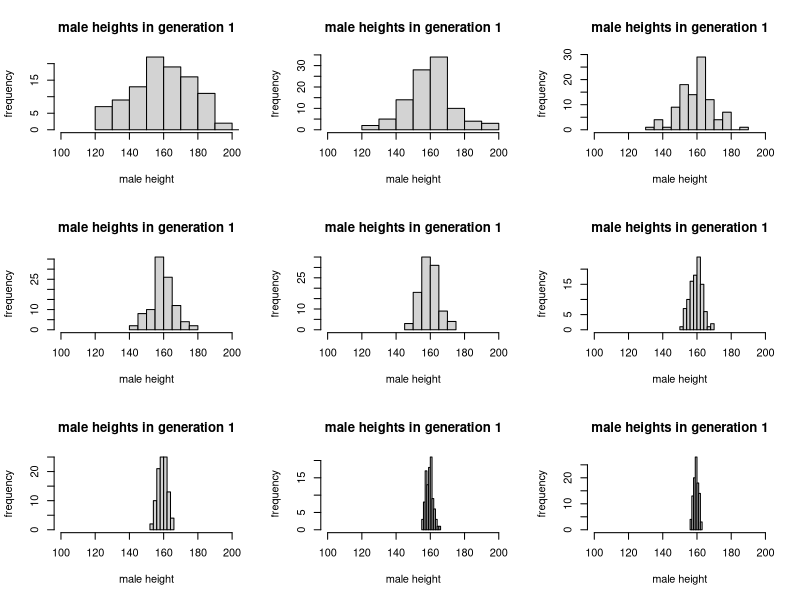
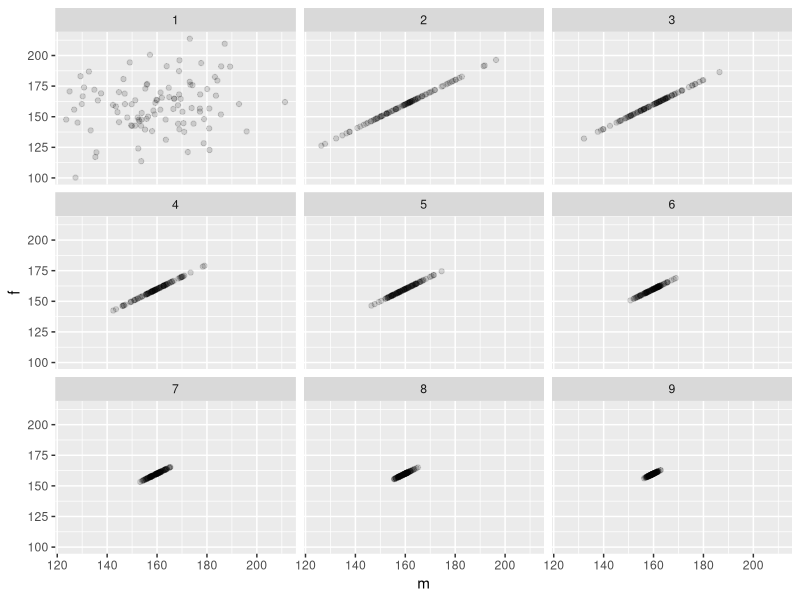
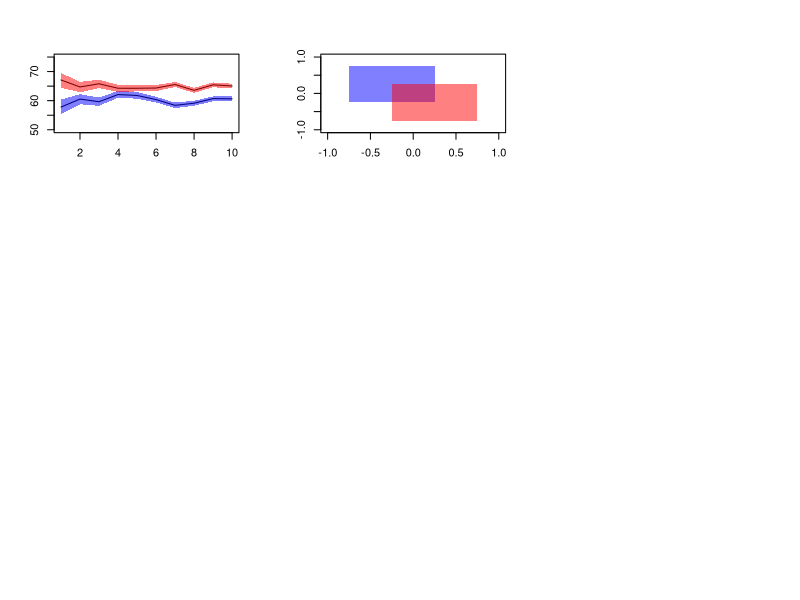
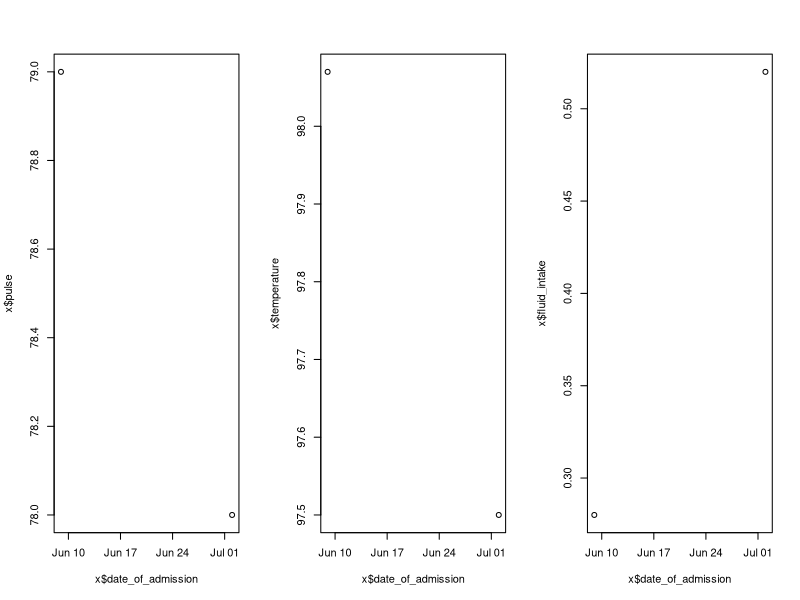

The R script that drew these images, in order:
## ---- chunk 1
pop <- data.frame(m = rnorm(100, 160, 20), f = rnorm(100, 160, 20))
## ---- chunk 2
next_gen <- function(pop) {
    pop$m <- sample(pop$m)
    pop$m <- rowMeans(pop)
    pop$f <- pop$m
    pop
}
## ---- chunk 3
par(mfrow=c(3,3))
gen_1 <- data.frame(m = rnorm(100, 160, 20), f = rnorm(100, 160, 20))
hist(gen_1$m,main=paste("male heights in generation 1"),xlim=c(100,200),xlab="male height",ylab="frequency")
gen_2 <- next_gen(gen_1)
hist(gen_2$m,main=paste("male heights in generation 1"),xlim=c(100,200),xlab="male height",ylab="frequency")
gen_3 <- next_gen(gen_2)
hist(gen_3$m,main=paste("male heights in generation 1"),xlim=c(100,200),xlab="male height",ylab="frequency")
gen_4 <- next_gen(gen_3)
hist(gen_4$m,main=paste("male heights in generation 1"),xlim=c(100,200),xlab="male height",ylab="frequency")
gen_5 <- next_gen(gen_4)
hist(gen_5$m,main=paste("male heights in generation 1"),xlim=c(100,200),xlab="male height",ylab="frequency")
gen_6 <- next_gen(gen_5)
hist(gen_6$m,main=paste("male heights in generation 1"),xlim=c(100,200),xlab="male height",ylab="frequency")
gen_7 <- next_gen(gen_6)
hist(gen_7$m,main=paste("male heights in generation 1"),xlim=c(100,200),xlab="male height",ylab="frequency")
gen_8 <- next_gen(gen_7)
hist(gen_8$m,main=paste("male heights in generation 1"),xlim=c(100,200),xlab="male height",ylab="frequency")
gen_9 <- next_gen(gen_8)
hist(gen_9$m,main=paste("male heights in generation 1"),xlim=c(100,200),xlab="male height",ylab="frequency")
## ---- chunk 4
library(ggplot2)
gen <- rbind(gen_1,gen_2,gen_3,gen_4,gen_5,gen_6,gen_7,gen_8,gen_9)
gennb <- c(rep(1:9,each=100))
gen <- cbind(gen,gennb)
ggplot(gen) + geom_point(mapping=aes(m,f),alpha=1/7) + facet_wrap(~gennb) 
## ---- chunk 5
df<-data.frame(numeric(0),numeric(0),numeric(0),numeric(0),numeric(0),numeric(0),numeric(0))
for(n in seq(250,2500,by=250)) {
  trt<-rbinom(n,1,.5) 
  out<-rnorm(n,60,20)+5*trt
  dat<-data.frame(trt,out)
  m<-1000
  bootstrap<-data.frame(numeric(m),numeric(m))
  for (j in 1:m) {
    bootstrap[j,1]<-mean(sample(dat$out[trt==0],n,replace=T))
    bootstrap[j,2]<-mean(sample(dat$out[trt==1],n,replace=T))
  }
  q0<-quantile(bootstrap[,1],probs=c(.025,.5,.975))
  q1<-quantile(bootstrap[,2],probs=c(.025,.5,.975))
  qt<-c(n,q0,q1)
  df<-rbind(df,qt)
}
colnames(df)<-c('n','2.5% ctrl','50% ctrl','97.5% ctrl','2.5% trt','50% trt','97.5% trt')
## ---- chunk 6
makeTransparent = function(..., alpha=0.5) {
  if(alpha<0 | alpha>1) stop("alpha must be between 0 and 1")
  alpha = floor(255*alpha)  
  newColor = col2rgb(col=unlist(list(...)), alpha=FALSE)
  .makeTransparent = function(col, alpha) {
    rgb(red=col[1], green=col[2], blue=col[3], alpha=alpha, maxColorValue=255)
  }
  newColor = apply(newColor, 2, .makeTransparent, alpha=alpha)
  return(newColor)
}

par(new=FALSE)
plot(NULL,
  xlim=c(1, 10),
  ylim=c(50, 75),
  xlab="",
  ylab=""
)
lines(df[,'n']/250,df[,'50% ctrl'])
lines(df[,'n']/250,df[,'50% trt'])
polygon(x=c(rev(df[,'n']/250),df[,'n']/250),
        y=c(rev(df[,'97.5% ctrl']),df[,'2.5% ctrl']), border=NA, col=makeTransparent('blue',alpha=0.5))
polygon(x=c(rev(df[,'n']/250),df[,'n']/250),
        y=c(rev(df[,'97.5% trt']),df[,'2.5% trt']), border=NA, col=makeTransparent('red',alpha=0.5))
## ---- chunk 7
makeTransparent = function(..., alpha=0.5) {
  if(alpha<0 | alpha>1) stop("alpha must be between 0 and 1")
  alpha = floor(255*alpha)  
  newColor = col2rgb(col=unlist(list(...)), alpha=FALSE)
  .makeTransparent = function(col, alpha) {
    rgb(red=col[1], green=col[2], blue=col[3], alpha=alpha, maxColorValue=255)
  }
  newColor = apply(newColor, 2, .makeTransparent, alpha=alpha)
  return(newColor)
}

par(new=FALSE)
plot(NULL,
  xlim=c(-1, 1),
  ylim=c(-1, 1),
  xlab="",
  ylab=""
)

polygon(x=c(seq(-0.75, 0.25, length.out=100), seq(0.25, -0.75, length.out=100)),
        y=c(rep(-0.25, 100), rep(0.75, 100)), border=NA, col=makeTransparent('blue',alpha=0.5))
polygon(x=c(seq(-0.25, 0.75, length.out=100), seq(0.75, -0.25, length.out=100)),
        y=c(rep(-0.75, 100), rep(0.25, 100)), border=NA, col=makeTransparent('red',alpha=0.5))
## ---- chunk 8
makePatient <- function() {
  vowel <- grep("[aeiou]", letters)
  cons <- grep("[^aeiou]", letters)
  name <- paste(sample(LETTERS[cons], 1), sample(letters[vowel], 1), sample(letters[cons], 1), sep='')
  gender <- factor(sample(0:1, 1), levels=0:1, labels=c('female','male'))
  dob <- as.Date(sample(7500, 1), origin="1970-01-01")
  n <- sample(6, 1)
  doa <- as.Date(sample(1500, n), origin="2010-01-01")
  pulse <- round(rnorm(n, 80, 10))
  temp <- round(rnorm(n, 98.4, 0.3), 2)
  fluid <- round(runif(n), 2)
  list(name, gender, dob, doa, pulse, temp, fluid)
}
## ---- chunk 9
set.seed(8)
c<-makePatient()
names(c)<-list('name', 'gender', 'date_of_birth', 'date_of_admission', 'pulse', 'temperature', 'fluid_intake')
class(c)<-'medicalRecord'
print(c)   
attributes(c) 
## ---- chunk 10
mean.medicalRecord<-function(x) {
  mean.pulse<-mean(x$pulse)
  mean.temperature<-mean(x$temperature)
  mean.fluids<-mean(x$fluid_intake)
  return(c(mean.pulse,mean.temperature,mean.fluids))
}
mean.medicalRecord(c)

print.medicalRecord<-function(x) {
  cat(sprintf("name: %s\ngender: %s\ndate of birth: %s", 
              x$name, x$gender, x$date_of_birth), "\n")
  date<-as.data.frame(x[4:7])
  date.order<-date[order(date[,1]),]
  return(date.order)
}
print.medicalRecord(c)

plot.medicalRecord<-function(x) {
  par(mfrow=c(1,3))
  plot(x$date_of_admission,x$pulse)
  plot(x$date_of_admission,x$temperature)
  plot(x$date_of_admission,x$fluid_intake)
}
plot.medicalRecord(c)
## ---- chunk 11
set.seed(8)
mean.medicalRecord<-function(x) {
  mean.pulse<-mean(x$pulse)
  mean.temperature<-mean(x$temperature)
  mean.fluids<-mean(x$fluid_intake)
  return(c(mean.pulse,mean.temperature,mean.fluids))
}
for (i in 1:10) {
  cohort_i<-makePatient()
  class(cohort_i)<-'medicalRecord'
  names(cohort_i)<-list('name', 'gender', 'date_of_birth', 'date_of_admission', 'pulse', 'temperature', 'fluid_intake')
  print(print(cohort_i))
  print(c('mean:',mean.medicalRecord(cohort_i)))
}
